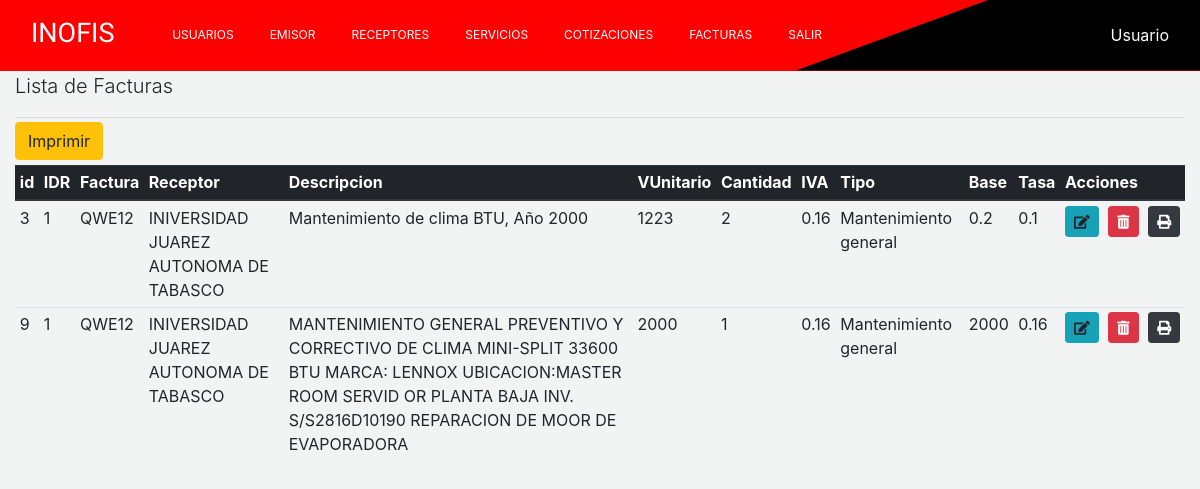
/views/facturas.php (signed in), run on the app's committed database.
### tables this page shows
CREATE TABLE `servicios` (
  `id` int NOT NULL,
  `Descripcion` varchar(500) NOT NULL,
  `VUnitario` float NOT NULL,
  `Cantidad` int NOT NULL,
  `IVA` float NOT NULL,
  `Tipo` varchar(100) NOT NULL,
  `Base` float NOT NULL,
  `Tasa` float NOT NULL,
  `idreceptor` int NOT NULL,
  `Factura` varchar(10) NOT NULL
);

CREATE TABLE `receptor` (
  `id` int NOT NULL,
  `Nombre` varchar(100) NOT NULL,
  `RFC` varchar(50) NOT NULL,
  `Direccion` varchar(250) NOT NULL,
  `Telefono` varchar(11) NOT NULL,
  `Email` varchar(50) NOT NULL
);

### db/db.php (called while the page is built)
<?php
class Conectar{
  public static  function conexion(){
    $conexion = new PDO("mysql:host=localhost;dbname=facturacion", "root", "");
        return $conexion;
    }
}
?>

### views/facturas.php (the view, shortened to what this page needs)
<?php
require_once '../db/db.php';
require_once "../tablasUniver/cuerpo.php";
require_once 'dependencias2.php';
?>
<p class="lead" style="margin-top: 0px" >Lista de Facturas</p> <hr class="my-1" >
<div  align="left" style="margin-bottom: 5px; margin-top: 0px;">
<a role="button" class="btn btn-warning" href="impresionpdf.php" >Imprimir</a>
  </div>
            <?php
            $table = new tablacuerpo();
             $table->factura("SELECT S.id, R.id as IDR, S.Factura,R.Nombre as Receptor, S.Descripcion, S.VUnitario, S.Cantidad,S.IVA,S.Tipo, S.Base,S.Tasa
              FROM servicios as S inner join receptor as R on R.id = S.idreceptor
              where S.Factura != '' ",1);
             ?>
 <?php include 'footer.php'; ?>

### views/dependencias2.php (shortened to what this page needs)
<!DOCTYPE html>
<html>
<head>
<link rel="stylesheet" href="https://maxcdn.bootstrapcdn.com/bootstrap/4.0.0/css/bootstrap.min.css">
<link rel="stylesheet" type="text/css" href="../librerias/menu.css">
<link rel="stylesheet" type="text/css" href="https://cdnjs.cloudflare.com/ajax/libs/font-awesome/5.15.0/css/all.min.css">
</head>
<body style="background-color:#F2F4F4 ;">
<?php include 'menu.php'; ?>
    <div class='dashboard-app'>
        <div class='dashboard-content'>
            <div class='container-fluid'>

### views/menu.php (shortened to what this page needs)
<nav class="navbar navbar-expand-lg navbar-red navbar-dark">
    <div class="wrapper"> </div>
    <div class="container-fluid all-show"> <a class="navbar-brand" href="inicio.php">INOFIS <i class="fa fa-codepen"></i></a>
        <div class="collapse navbar-collapse" id="navbarSupportedContent">
            <ul class="navbar-nav mr-auto mb-2 mb-lg-0">
                <li class="nav-item"> <a class="nav-link" href="usuario.php">Usuarios</a> </li>
                <li class="nav-item"> <a class="nav-link" href="emisor.php">Emisor</a> </li>
                <li class="nav-item"> <a class="nav-link" href="receptor.php">Receptores</a> </li>
                <li class="nav-item"> <a class="nav-link" href="servicio.php">Servicios</a> </li>
                <li class="nav-item"> <a class="nav-link" href="cotizar.php">Cotizaciones</a> </li>
                <li class="nav-item"> <a class="nav-link" href="facturas.php">Facturas</a> </li>
                <li class="nav-item"> <a class="nav-link" href="salir.php">Salir</a> </li>
            </ul>
            <div class="d-flex flex-column sim"> <span>Usuario</span> </div>
        </div>
    </div>
</nav>

### tablasUniver/cuerpo.php (shortened to what this page needs)
<?php
class tablacuerpo{
    private $db;
		private $alumnos;
    private $target;
    public function __construct(){
        $this->db=Conectar::conexion();
        $this->alumnos = array();
        $this->target = array();
    }
                  ?>
           <?php
    public function factura($a,$link)
    {
      $consulta = $this->db->query($a);
      while($filas = $consulta->fetch(PDO::FETCH_ASSOC) ){
        $this->alumnos[] = $filas;
      }
      echo "<table class='table table-sm table-hover'><thead class='thead-dark'><tr> ";
        foreach($this->alumnos[0] as $key=>$value){
                  echo'<th>' . ($key) . '</th>';
                  $this->target[] = $key;
               }
               echo "<th colspan='3' style='width:50px;' >Acciones</th>";
               echo '</tr></thead><tbody border="1">';
                foreach ( $this->alumnos as $r ) {
                 echo '<tr id='.$r["id"].'>';
                 $i = 0;
                    foreach ( $r as $v ) {
                    echo '<td data-target="'.$this->target[$i].'">'.$v.'</td>';
                    $i++;
                }
                if($link!=0){
                  ?>
                              <td style='width:30px;'><a class="btn btn-info btn-sm" aria-controls="collapseExample" data-toggle="modal" data-target="#myModal" data-role="updateAlumno" data-id="<?php echo $r['id']; ?>"><i class="fas fa-edit"></i></a></td>
                              <td style="width:30px;"><a class="btn btn-danger btn-sm" aria-controls="xAlumno" data-toggle="collapse" href="#xAlumnox" data-role="xAlumno" data-id="<?php echo $r['id']; ?>"><i class="fas fa-trash-alt"></i></a></td>
                              <td style="width:30px;"><a class="btn btn-dark btn-sm"  href="facturapdf.php?num=<?php echo $r['Factura'];?>" ><i class="fas fa-print"></i></a></td>
             <?php
                   }
                echo '</tr>';
                }
        echo '</tbody> </table>';
    }
}
?>

### views/footer.php
            </div>
        </div>
    </div>
   </body>
</html>

### librerias/menu.css (style rules this page uses)
body { background-color: #eee }
.navbar-nav>li>a { text-transform: uppercase; font-size: 12px; margin-right: 20px; color: #fff }
.nav-link { color: #fff !important }
.wrapper { width: 100%; position: absolute; height: 100%; background-color: #000; clip-path: polygon(81% 0, 100% 0, 100% 50%, 100% 100%, 71% 100%); transition: 1s all }
.navbar-brand { color: #fff; font-family: 'Allerta Stencil', sans-serif; margin-bottom: 4px; font-size: 27px }
.navbar-red { background-color: red; color: #fff }
.all-show { z-index: 10 }

### data on the page
servicios: id "3", idreceptor "1", Factura "QWE12", idreceptor.Nombre "INIVERSIDAD JUAREZ AUTONOMA DE TABASCO", Descripcion "Mantenimiento de clima BTU, Año 2000", VUnitario "1223", Cantidad "2", IVA "0.16", Tipo "Mantenimiento general", Base "0.2", Tasa "0.1"
servicios: id "9", v "1", Factura "QWE12", idreceptor.Nombre "INIVERSIDAD JUAREZ AUTONOMA DE TABASCO", Descripcion "MANTENIMIENTO GENERAL PREVENTIVO Y CORRECTIVO DE CLIMA MINI-SPLIT 33600 BTU MARCA: LENNOX UBICACION:MASTER ROOM SERVID OR PLANTA BAJA INV. S/S2816D10190 REPARACION DE MOOR DE EVAPORADORA", v "2000", v "0.16", Tipo "Mantenimiento general"

### other printed values
$key "id"
$key "IDR"
$key "Factura"
$key "Receptor"
$key "Descripcion"
$key "VUnitario"
$key "Cantidad"
$key "IVA"
$key "Tipo"
$key "Base"
$key "Tasa"
